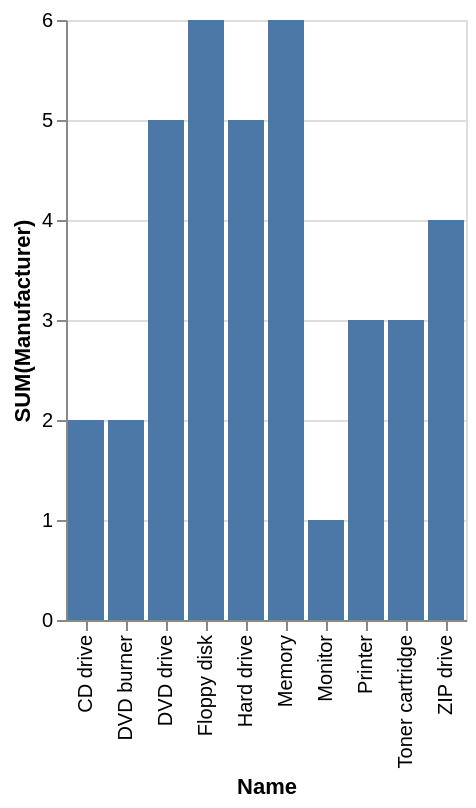

Write a Vega-Lite specification for this figure.
### Vega-Lite specification from a JSON file in a GitHub repository (floating-point values rounded to 4 significant figures)
{"data": {"values": [{"x_data": "CD drive", "y_data": 2}, {"x_data": "DVD burner", "y_data": 2}, {"x_data": "DVD drive", "y_data": 5}, {"x_data": "Floppy disk", "y_data": 6}, {"x_data": "Hard drive", "y_data": 5}, {"x_data": "Memory", "y_data": 6}, {"x_data": "Monitor", "y_data": 1}, {"x_data": "Printer", "y_data": 3}, {"x_data": "Toner cartridge", "y_data": 3}, {"x_data": "ZIP drive", "y_data": 4}]}, "mark": "bar", "encoding": {"x": {"field": "x_data", "type": "nominal", "title": "Name", "sort": "ascending"}, "y": {"field": "y_data", "type": "quantitative", "title": "SUM(Manufacturer)"}}}
